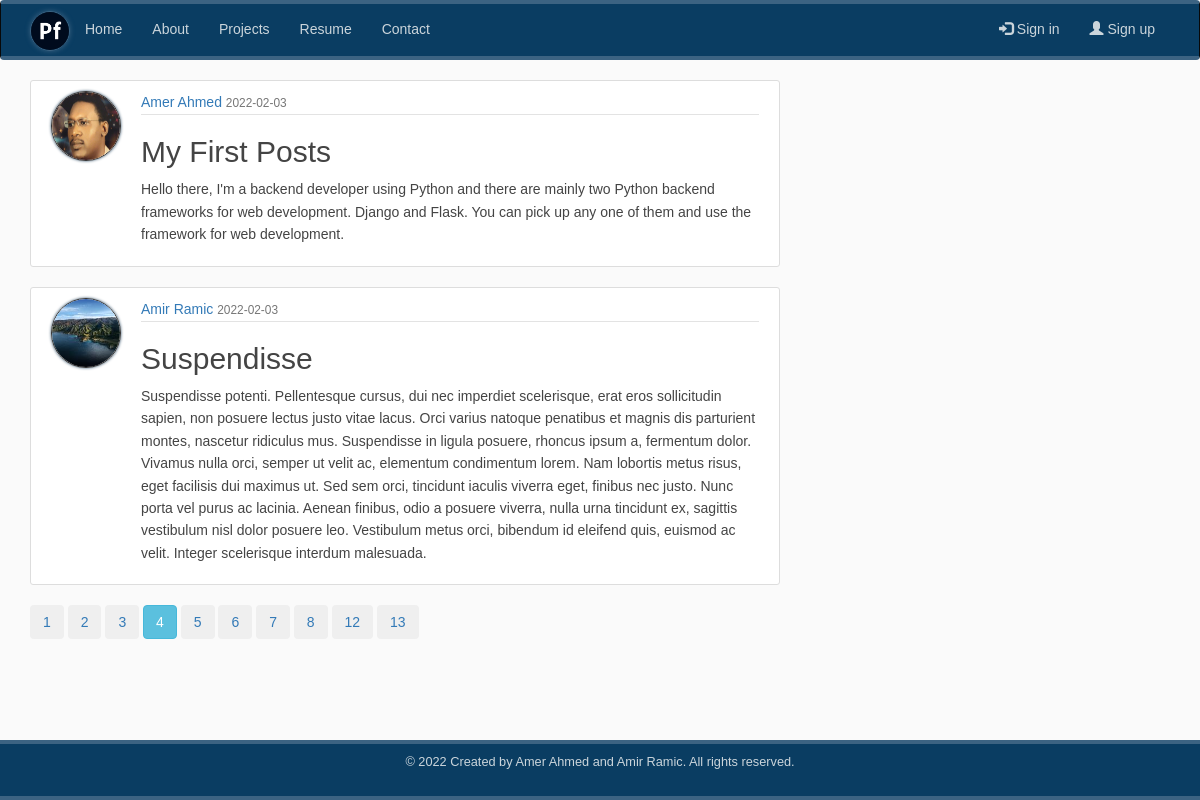
Page /?page=4 on the earlier database version.
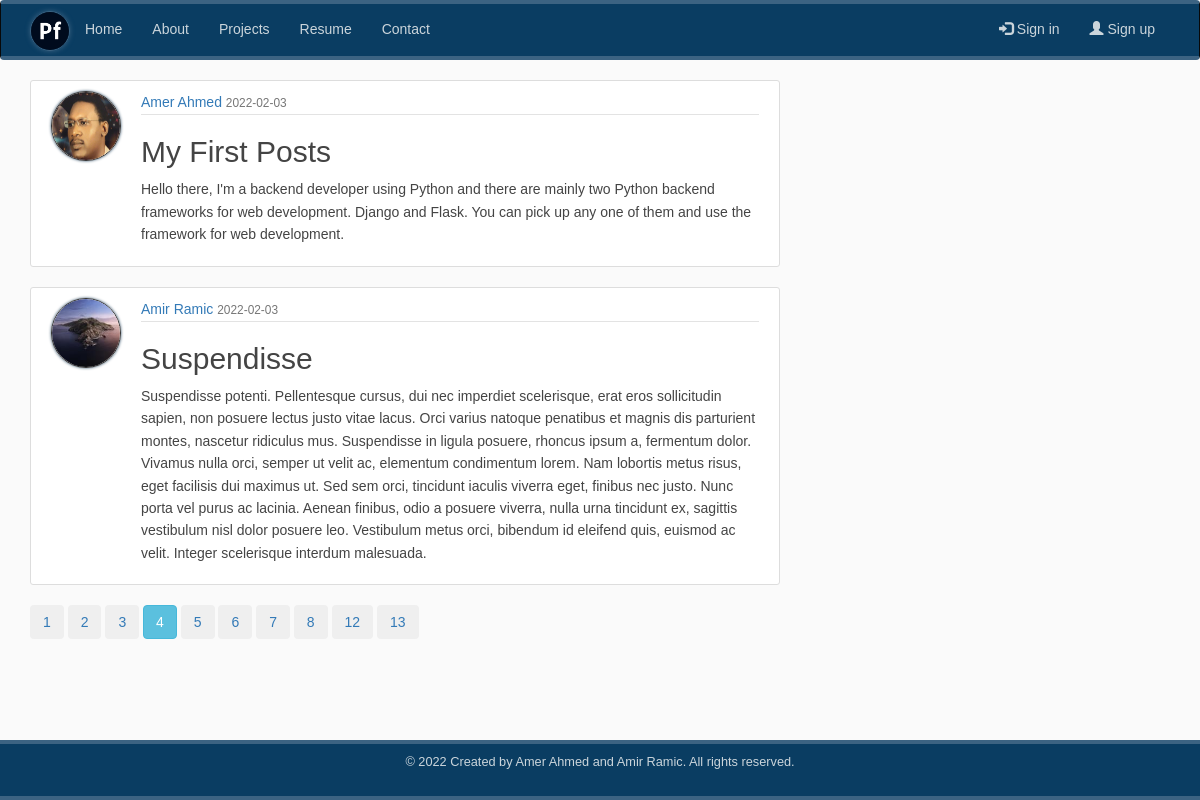
Same page on the later database version.
### app/models/models/models.py (models this page shows, shortened)
class Post(db.Model):
    __tablename__ = 'posts'
    id = db.Column(db.Integer, primary_key=True)
    title = db.Column(db.String(100), nullable=False)
    published = db.Column(db.DateTime, index=True, default=datetime.utcnow)
    content = db.Column(db.Text, nullable=False)
    user_id = db.Column(db.Integer, db.ForeignKey('users.id'), nullable=False)

class User(db.Model, UserMixin):
    __tablename__ = 'users'
    id = db.Column(db.Integer, primary_key=True)
    username = db.Column(db.String(64), unique=True, nullable=False, index=True)
    email = db.Column(db.String(120), unique=True, nullable=False, index=True)
    profile = db.Column(db.String(20), nullable=False, default='default.jpg')
    password = db.Column(db.String(64), nullable=False)
    posts = db.relationship('Post', backref='author', lazy='dynamic')

### app/admin/routes/routes.py (the view)
@admin.route('/')
def index():
    page = request.args.get('page', 1, type=int)
    posts = Post.query.order_by(Post.published.desc()).paginate(page=page, per_page=2)
    return render_template('index.html', posts=posts)

### app/templates/index.html (shortened to what this page needs)
{% extends "base.html" %}
{% block page_content %}
{% for post in posts.items %}
    <article class="media content-section">
        <img class="rounded-circle article-img" src="{{ url_for('static', filename='profile_pics/'
         + post.author.profile) }}" alt="Profile">
        <div class="media-body">
            <div class="article-metadata">
            <a class="mr-2" href="{{ url_for('users.user_posts', username=post.author.username) }}">{{ post.author.username }}</a>
            <small class="text-muted">{{ post.published.strftime('%Y-%m-%d') }}</small>
            </div>
            <h2><a class="article-title" href="{{ url_for('posts.post', post_id=post.id) }}">{{ post.title }}</a></h2>
           <p class="article-content">{{ post.content }}</p>
        </div>
      </article>
{% endfor %}
{% for page_number in posts.iter_pages(left_edge=2, left_current=2, right_current=5, right_edge=2) %}
  {% if page_number %}
      {% if posts.page == page_number %}
        <a class="btn btn-info mb-4" href="{{ url_for('admin.index', page=page_number) }}">{{ page_number }}</a>
      {% else %}
         <button type="button" class="btn btn-outline-info mb-4">
             <a  href="{{ url_for('admin.index', page=page_number) }}">{{ page_number }}</a>
         </button>
      {% endif %}
  {% endif %}
{% endfor %}
{% endblock  %}

Differences in the rows shown:
changed through a linked row, Post "Suspendisse": profile: a different picture
